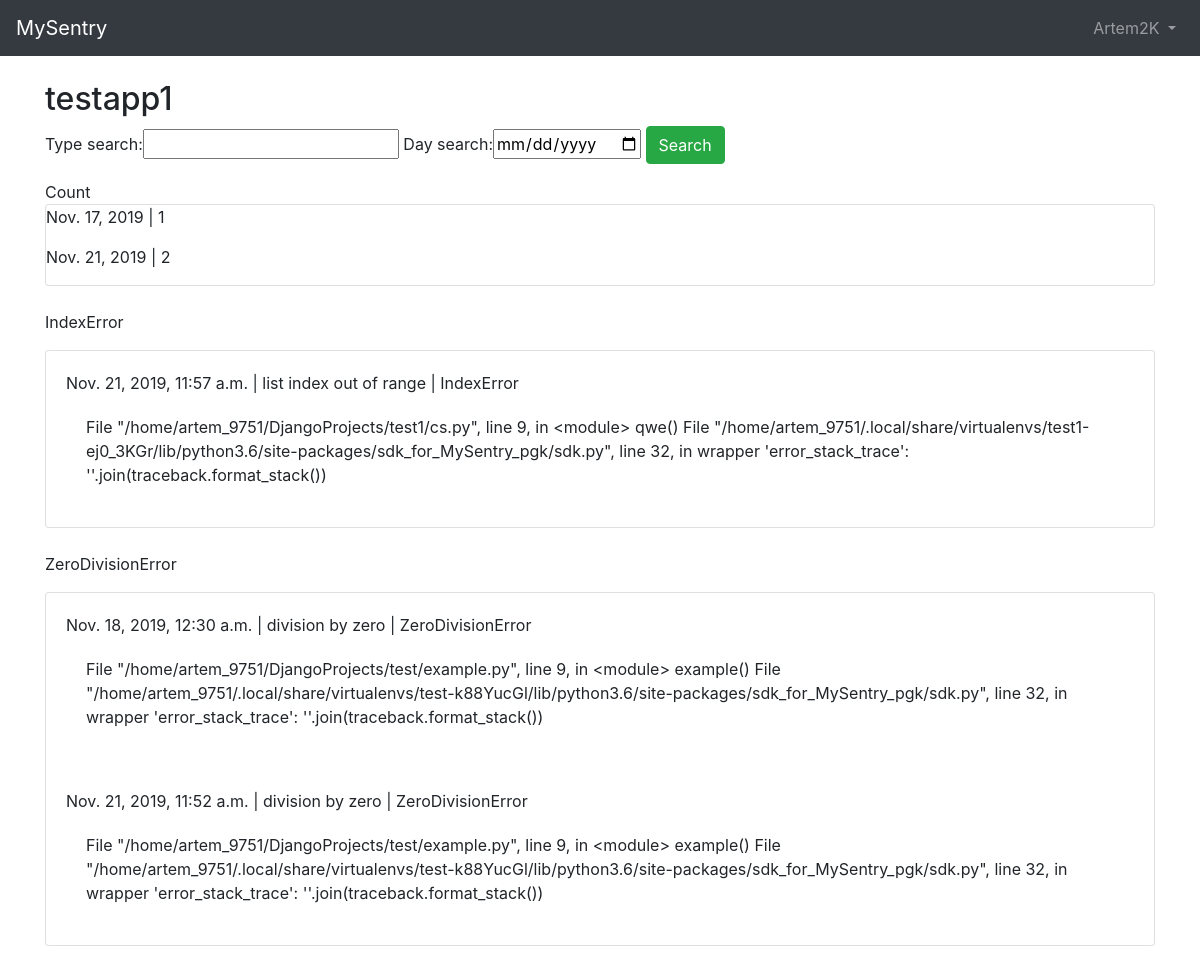
Screenshot of /apps/1/ (signed in) with the database file from the repository.
### users/models.py (models this page shows)
class CustomUser(AbstractUser):
    email = models.EmailField(unique=True)

### error_base/models.py (models this page shows, shortened)
class AppModel(models.Model):
    name = models.CharField(max_length=255)
    token = models.CharField(max_length=255)

class ErrorModel(models.Model):
    type = models.CharField(max_length=255)
    message = models.TextField()
    stack_trace = models.TextField()
    date = models.DateTimeField()
    app_id = models.ForeignKey(AppModel, on_delete= models.CASCADE)

### error_base/views.py (the view)
# urls.py: path('<int:pk>/', AppDetailView.as_view(), name='app_detail'),
class AppDetailView(DetailView):
    model = AppModel
    template_name = 'app_detail.html'
    form_class = AppListForm
    def get(self, request: HttpRequest, pk: int) -> HttpResponse:
        apps = AppModel.objects.filter(id=pk)
        search_type = request.GET.get('type_search')
        day_search = request.GET.get('day_search')
        all_errors = self.query_for_all_errors(search_type, day_search, pk)
        set_of_errors = set()
        dates_with_error = set()
        hours_with_error = set()
        for error in all_errors:
            set_of_errors.add(error.type)
            dates_with_error.add(datetime.date(error.date))
            hours_with_error.add(datetime.time(error.date))
        dict_with_count_error_per_day = {}
        if bool(day_search):
            for hour_with_error in hours_with_error:
                count_errors_in_hour = 0
                for error in all_errors:
                    if datetime.time(error.date).hour == hour_with_error.hour:
                        count_errors_in_hour += 1
                dict_with_count_error_per_day[hour_with_error.hour] = count_errors_in_hour
        else:
            for date_with_error in dates_with_error:
                count_errors_in_day = 0
                for error in all_errors:
                    if datetime.date(error.date) == date_with_error:
                        count_errors_in_day += 1
                dict_with_count_error_per_day[date_with_error] = count_errors_in_day
        return render(request, self.template_name,
                      {'form': self.form_class(),
                       'set_errors': set_of_errors,
                       'table_errors': all_errors,
                       'apps': apps,
                       'dict_with_count_error_per_day': dict_with_count_error_per_day,
                       })
    def query_for_all_errors(self, search_type_field: str, search_date_field: str, pk: int) -> QuerySet:
        if not bool(search_type_field) and not bool(search_date_field):
            all_errors = ErrorModel.objects.filter(app_id=pk)
            return all_errors
        elif bool(search_type_field) and not bool(search_date_field):
            all_errors = ErrorModel.objects.filter(type=search_type_field, app_id=pk)
            return all_errors
        elif not bool(search_type_field) and bool(search_date_field):
            all_errors = ErrorModel.objects.filter(app_id=pk, date__startswith=f'{search_date_field}')
            return all_errors
        return ErrorModel.objects.filter(app_id=pk, type=search_type_field, date__startswith=f'{search_date_field}')

### error_base/forms.py
class AppListForm(forms.Form):
    type_search = forms.CharField(required=False)
    day_search = forms.DateField(required=False, widget=DateInput)
    class Meta:
        model = ErrorModel

### templates/app_detail.html
{% extends 'base.html' %}
{% block content %}
 <div>
  {% for app in apps %}
   <h2>{{ app.name }}</h2>
  {% endfor %}
 </div>
 <form>{% csrf_token %}
  {{ form }}
  <button class="btn btn-success" type="submit">Search</button>
 </form>
  <a>Count</a>
 <div class="card">
 {% for date, count in dict_with_count_error_per_day.items %}
  <p><a>{{ date }}</a> | <a>{{ count }}</a></p>
 {% endfor %}
 </div>
 <br>
  {% for type_error in set_errors %}
   <p>{{ type_error }}</p>
    <div class="card">
    {% for errors in table_errors %}
     {% if type_error == errors.type %}
      <div class="card-body">
       <span class="font-weight">{{ errors.date }} | {{ errors.message }} | {{ errors.type }}
         <div class="card-body">
          {{ errors.stack_trace }}
         </div>
        </div>
     {% endif %}
    {% endfor %}
   </div>
  <br/>
{% endfor %}
{% endblock content %}

### templates/base.html (shortened to what this page needs)
<html lang="en">
 <head>
  <link rel="stylesheet"
  href="https://stackpath.bootstrapcdn.com/bootstrap/4.1.3/css/bootstrap.min.css"
>
 </head>
 <body>
  <nav class="navbar navbar-expand-md navbar-dark bg-dark mb-4">
   <a class="navbar-brand" href="{% url 'home' %}">MySentry</a>
   <div class="collapse navbar-collapse" id="navbarCollapse">
    {% if user.is_authenticated %}
     <ul class="navbar-nav ml-auto">
      <li class="nav-item">
       <a class="nav-link dropdown-toggle" href="#" id="userMenu"
        data-toggle="dropdown" aria-haspopup="true"
        aria-expanded="false">
        {{ user.username }}
      </a>
     </li>
    </ul>
   {% else %}
    <form class="form-inline ml-auto">
     <a href="{% url 'login' %}" class="btn btn-outline-secondary">
     Log In</a>
     <a href="{% url 'signup' %}" class="btn btn-primary ml-2">Sign up</a>
    </form>
   {% endif %}
  </div>
 </nav>
  <div class="container">
  {% block content %}
  {% endblock content %}
 </div>
 </body>
</html>

### rows the page displays
CustomUser: username "Artem2K"
AppModel: name "testapp1"
ErrorModel: set_errors "IndexError", date "Nov. 21, 2019, 11:57 a.m.", message "list index out of range", type "IndexError", stack_trace "File \"/home/artem_9751/DjangoProjects/test1/cs.py\", line 9, in <module> qwe() File \"/home/artem_9751/.local/share/virtualenvs/test1-ej0_3KGr/lib/python3.6/site-packages/sdk_for_MySentry_pgk/sdk.py\", line 32, in wrapper 'error_stack_trace': ''.join(traceback.format_stack())"
ErrorModel: set_errors "ZeroDivisionError", date "Nov. 18, 2019, 12:30 a.m.", message "division by zero", type "ZeroDivisionError", stack_trace "File \"/home/artem_9751/DjangoProjects/test/example.py\", line 9, in <module> example() File \"/home/artem_9751/.local/share/virtualenvs/test-k88YucGl/lib/python3.6/site-packages/sdk_for_MySentry_pgk/sdk.py\", line 32, in wrapper 'error_stack_trace': ''.join(traceback.format_stack())"
ErrorModel: date "Nov. 21, 2019, 11:52 a.m.", message "division by zero", type "ZeroDivisionError", stack_trace "File \"/home/artem_9751/DjangoProjects/test/example.py\", line 9, in <module> example() File \"/home/artem_9751/.local/share/virtualenvs/test-k88YucGl/lib/python3.6/site-packages/sdk_for_MySentry_pgk/sdk.py\", line 32, in wrapper 'error_stack_trace': ''.join(traceback.format_stack())"

### other values shown
{{ date }} "Nov. 17, 2019" "Nov. 21, 2019"
{{ count }} "1" "2"
